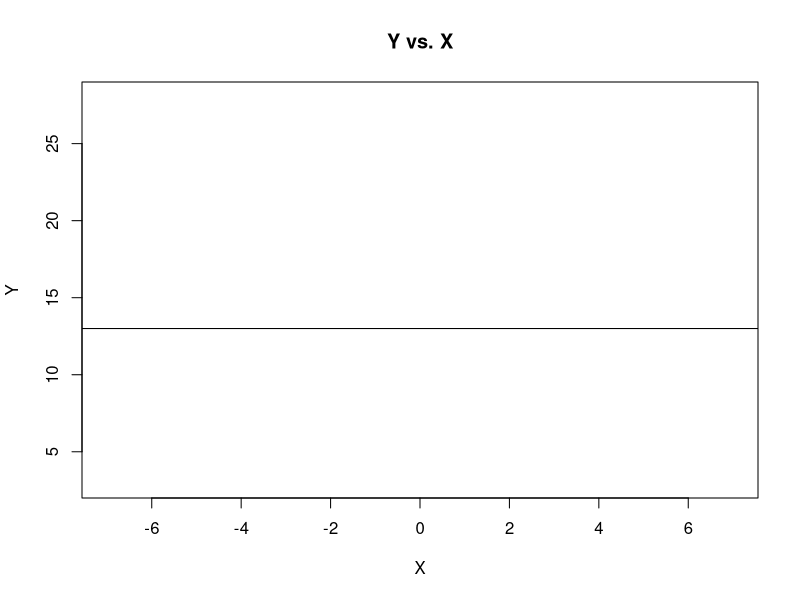
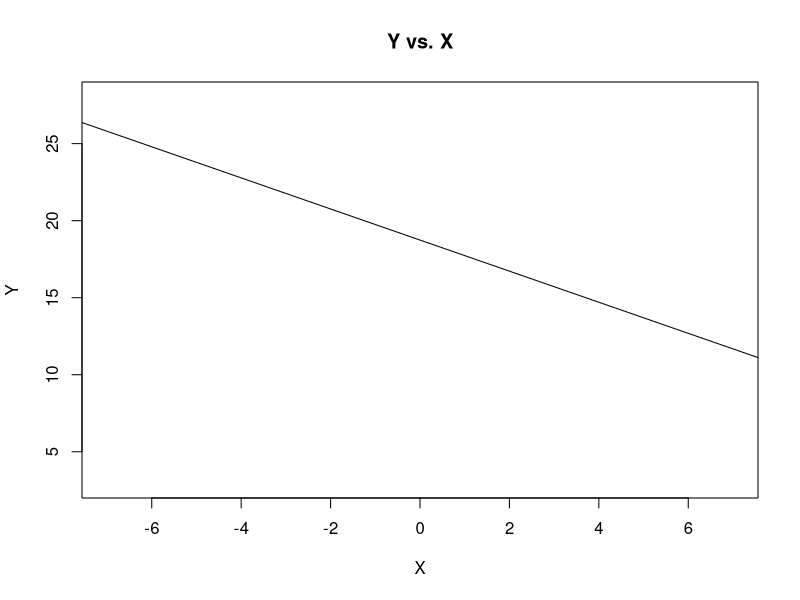
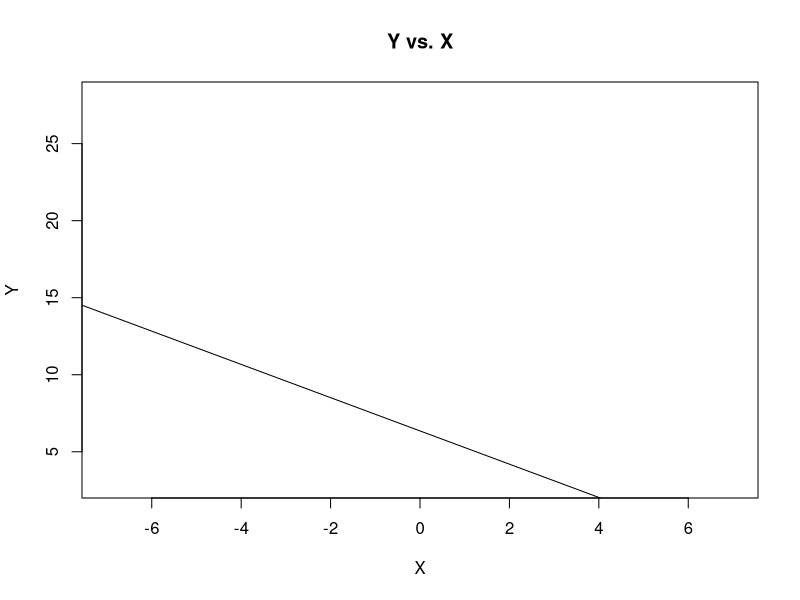
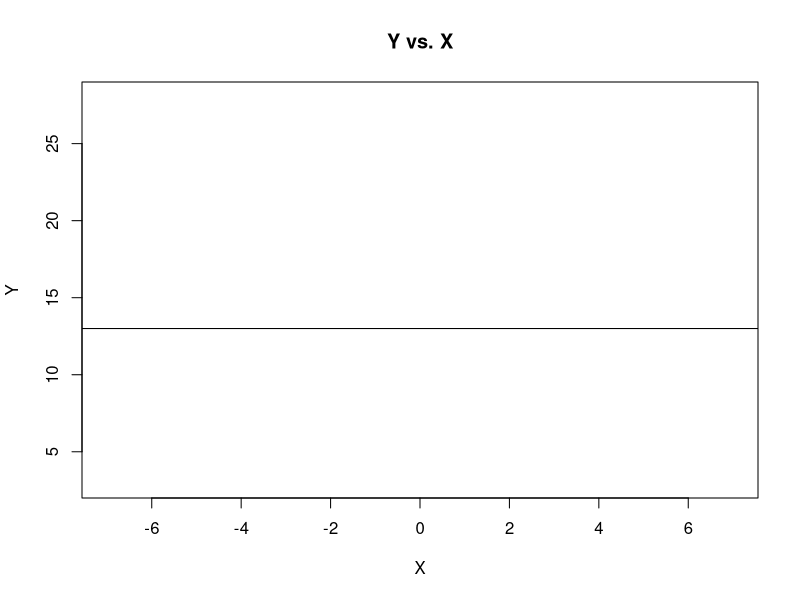
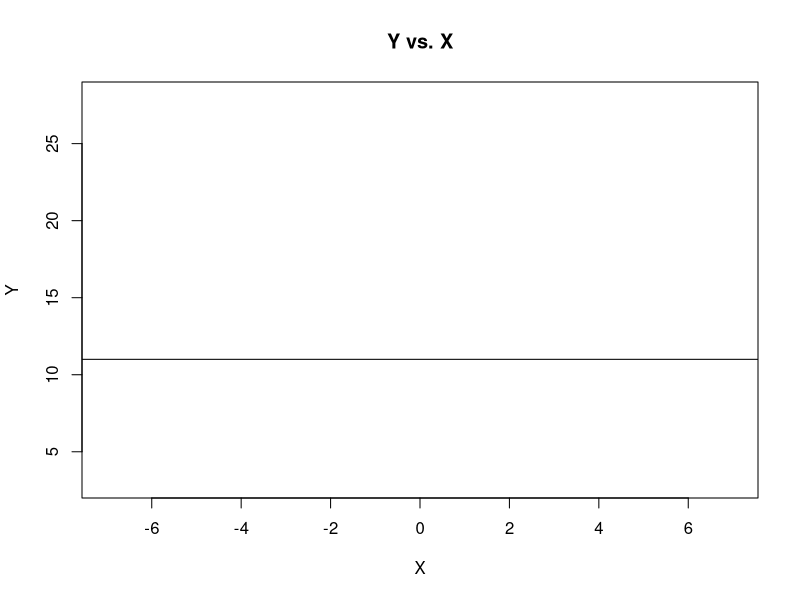
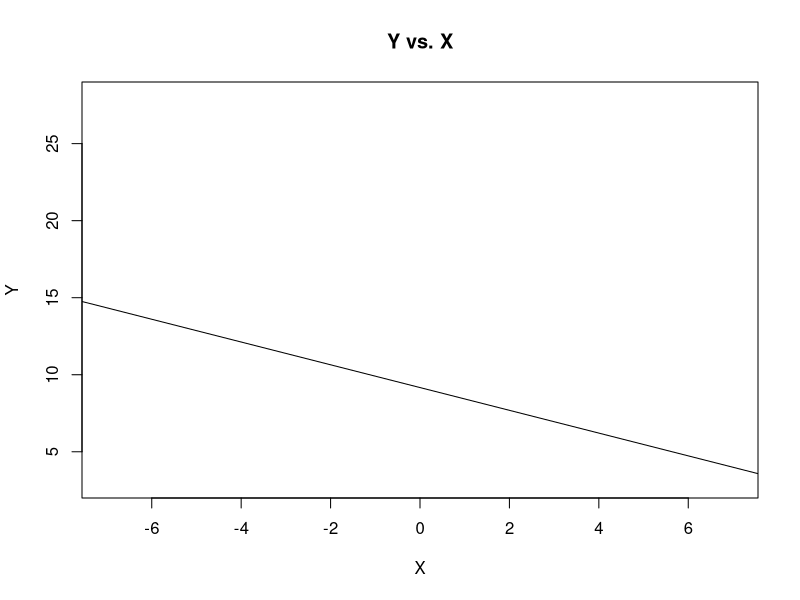
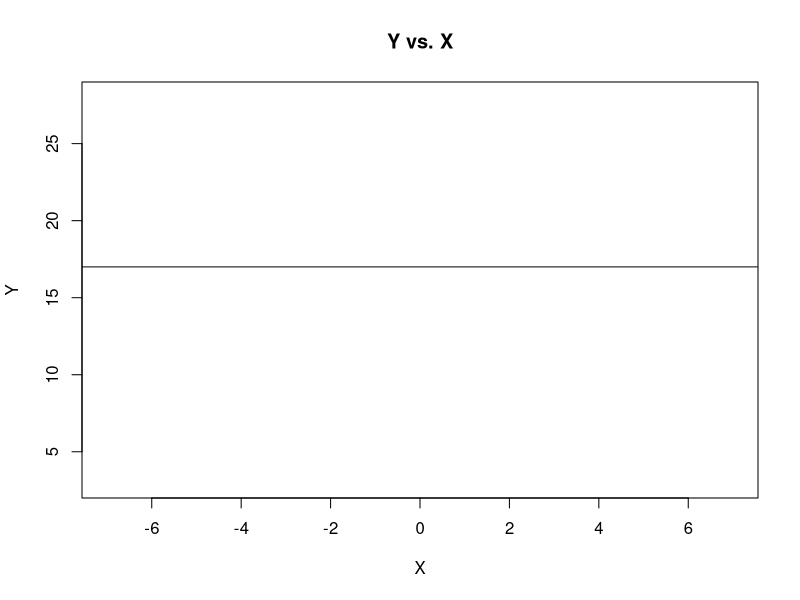
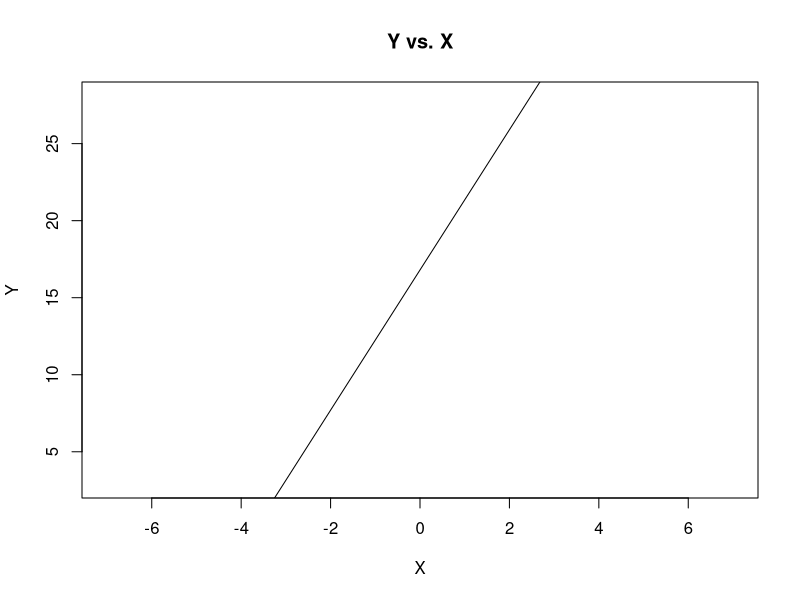

These charts were generated, in order, by the following R code: (Note: this script raises an error after producing the figures.)
##### RegMC2 #####
RegMC2= function(
title = "RegMC2", # Question-bank title that will be easily viewable in e-learning
n = 200, # Number of questions to generate
type = "MC", # The question type, one of many possible types on e-learning
answers = 3, # Number of answers per MC question
points.per.q = 4, # Number of points the question is worth (on the test)
difficulty = 1, # An easily viewable difficulty level on e-learning
quest.txt1 = "The regression of two variables Y vs. X is depicted above. Determine whether the slope is positive, negative, or zero.", # The above question text is the static text for the full question
digits = 2, # This is the number of decimal places to round off the data
loc.path = "/Users/josephyang/Desktop/School Stuff/STAT 1600/Course Development/Question Generators/Stat1600-QGen/RegMC2 images/", # This is the local path used to store any randomly generated image files
e.path = "Images/", # This is the path on e-learning used to store any above-implemented image files
hint = "No calculation is necessary. Just interpret the above graph.", # This is a student hint, visible to them during the exam on e-learning
feedback = "Lines tilted up from left to right are positive, tilted down are negative, and flat liens are zero." # This is student feedback, visible after the exam
)
{
param <- c("NewQuestion","ID","Title","QuestionText","Points","Difficulty", "Image",
           rep("Option", answers),"Hint","Feedback") # These are setting row names for the CSV file
questions <- data.frame() # This opens a data frame to store the randomly generated questions below
for(i in 1:n)
{
  ID <- paste(title, i, sep = "-") # The ID of the specific question within the bank, title + question number in the loop
  points <- sample(c(rep(0,answers-1),100),replace=F) # The proportion of points assigned to each possible answer, 1 if correct or 0 if incorrect
  corr.ind <- 7 + which.max(points) # This is the row index of the correct answer
  decis <- sample(1:3, size = 1)
  X <- sample(1:40, size = 10) # # randomly generating the X values
  Y <- if(decis == 1){sample(10:20, size = 1) + sample(seq(0.25, 5, by = 0.25), size = 1)*X + rnorm(10,0,3)}
  else{if(decis == 2){sample(10:20, size = 1) - sample(seq(0.25, 5, by = 0.25), size = 1)*X + rnorm(10,0,3)}
    else{rep(sample(10:20, size = 1), length(X))}} # randomly generating the Y values and changing the values depending upon condition
  corr.ans <- if(decis == 1){"Positive"}else{if(decis == 2){"Negative"}else{"Zero"}} # This is the correct answer to the question
  ans.txt <- if(decis == 1){c("Negative", "Zero", "Neither of These")}else{if(decis == 2){c("Positive", "Zero", "Neither of These")}else{c("Positive", "Negative", "Neither of These")}} # These are randomly generated incorrect answers.
  content <- c(type, ID, ID, quest.txt1,
               points.per.q, difficulty, paste(e.path, paste(title, i, sep = "-"), ".jpeg", sep = ""),
               points, hint, feedback) # This is collecting a lot of the above information into a single vector
  options <- c(rep("",7), ans.txt, rep("",2)) # This is collecting the incorrect answers above, and indexing them correctly by row
  options[corr.ind] <- corr.ans # This is imputing the correct answer at the appropriate row index
  questions[(1+(9+answers)*i):((9+answers)*(i+1)),1] <- param # This is indexing and storing all the row names
  questions[(1+(9+answers)*i):((9+answers)*(i+1)),2] <- content # Indexing and storing all the content
  questions[(1+(9+answers)*i):((9+answers)*(i+1)),3] <- options # Indexing and storing the answers, both incorrect and correct
  jpeg(filename=paste(loc.path, paste(title, i, sep = "-"), ".jpeg", sep = "")) # creating the image files in the designated place
  plot(X, Y, xlim = c(-7,7), ylim = c(3,28), type = "n"); abline(lm(Y~X)); title("Y vs. X"); # creating a scatter plot of X and Y values with fixed limit points and then drawing a linear regression line within the plot
  dev.off()
}
questions <- questions[((10+answers)):((9+answers)*(n+1)),] # Storing only what's needed for e-learning upload as a CSV file
write.table(questions, sep=",", file=paste(title, ".csv", sep = ""),
            row.names=F, col.names=F) # Writing the CSV file
}

RegMC2() # creating the csv file